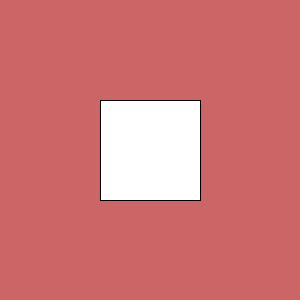
Frame 1 (no input)
Frame 60 (the mouse pressed at the canvas centre just before this capture): identical to frame 1, image omitted
Frame 120 (the mouse held since frame 60 and released just before this capture): identical to frame 1, image omitted

The Processing sketch that drew this single still picture (run headless with seeded random() and noise(); from frame 60 on, the mouse is pressed at the canvas centre):

// Processing sketch: sketch_260909a
// ── sketch_260909a.pde
//este código es súper importante que lo vean
//esto no es verdad

void setup(){
  size(300,300);
  colorMode(HSB,360,100,100,100);
}

void draw(){
  background(0,50,80,100);
  
  pushMatrix();
    square(100,100,100);
  popMatrix();
}
